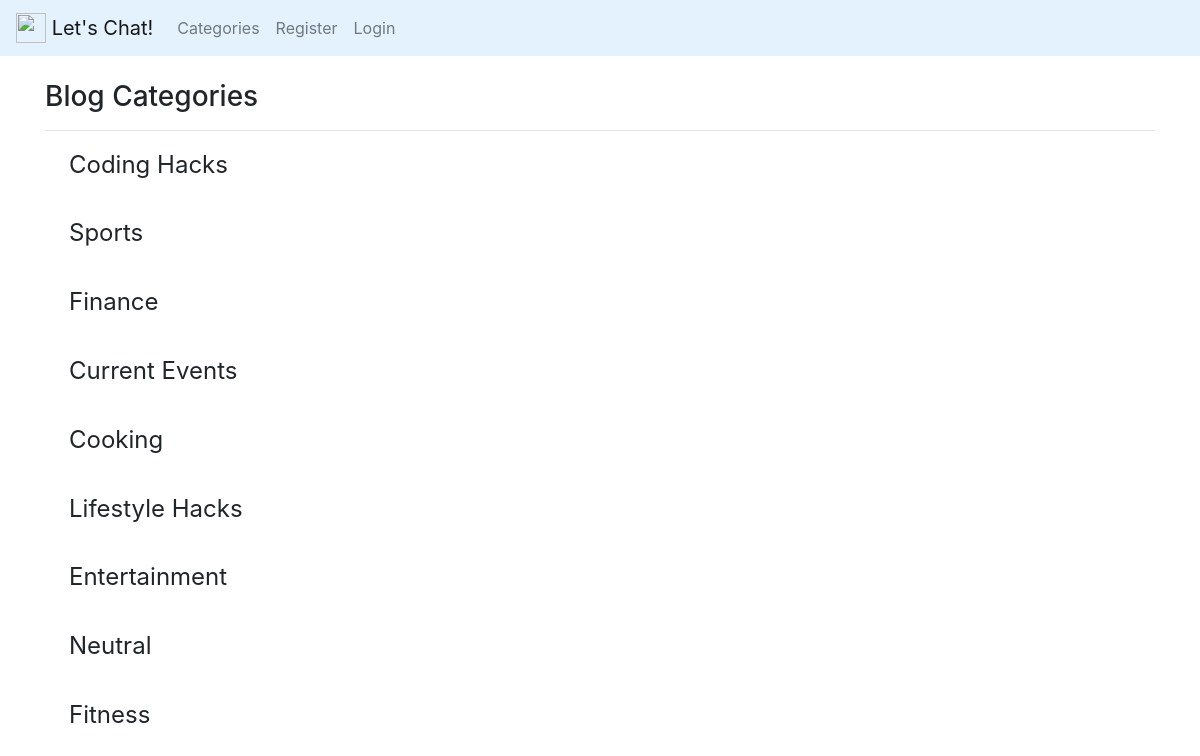
The page /category-list/ on the database its author committed.
### forum/models.py (models this page shows, shortened)
class Category(models.Model):
    name = models.CharField(max_length=250)
    def __str__(self):
        return self.name

### forum/views.py (the view)
# urls.py: path('category-list/', CategoryListView, name="category-list"),
def CategoryListView(request):
    ops_menu_list = Category.objects.all()
    return render(request, 'category_list.html', {'ops_menu_list': ops_menu_list})

### forum/templates/category_list.html (shortened to what this page needs)
{% extends 'base.html' %}
{% block content %}
<h3>Blog Categories</h3>
<hr>
    {% for item in ops_menu_list %}
        <h4><a class="dropdown-item" href="{% url 'category-view' item %}">{{item}}</a></h4><br/>
    {% endfor %}
{% endblock %}

### rows shown on the page
Category: name "Coding Hacks"
Category: name "Sports"
Category: name "Finance"
Category: name "Current Events"
Category: name "Cooking"
Category: name "Lifestyle Hacks"
Category: name "Entertainment"
Category: name "Neutral"
Category: name "Fitness"
